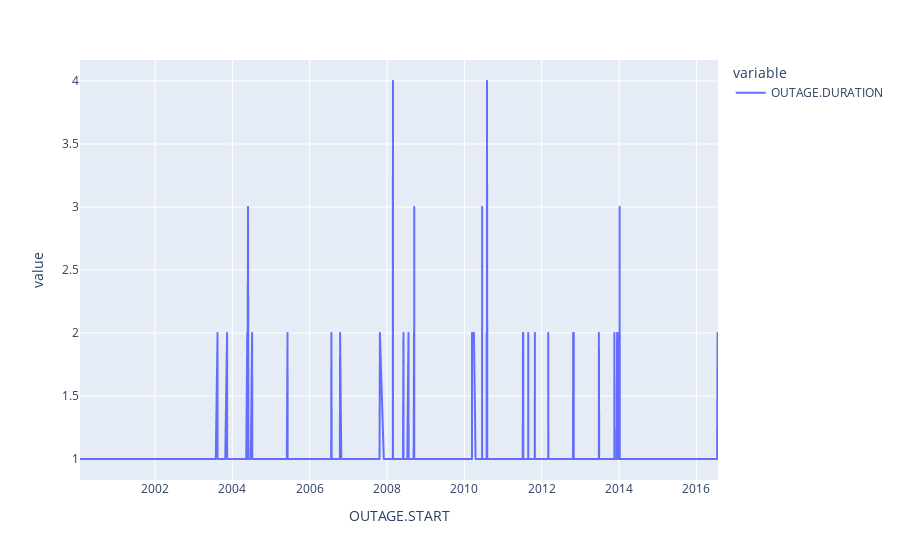

Notebook code cell kept with this figure:
### Code cell
over_time_df = df_dropped.groupby(['OUTAGE.START'], dropna=True)['OUTAGE.DURATION'].count().plot()
over_time_df

### Figure 1 — Plotly figure (JSON) as saved in the notebook; plotly's stock layout.template omitted (floating-point values rounded to 4 significant figures; data arrays with more than 128 entries replaced by an {"elided": "..."} marker saying what was removed)
{"data": [{"hovertemplate": "variable=OUTAGE.DURATION<br>OUTAGE.START=%{x}<br>value=%{y}<extra></extra>", "legendgroup": "OUTAGE.DURATION", "line": {"color": "#636efa", "dash": "solid"}, "marker": {"symbol": "circle"}, "mode": "lines", "name": "OUTAGE.DURATION", "showlegend": true, "type": "scattergl", "x": {"elided": "1434 str values"}, "xaxis": "x", "y": {"elided": "1434 int values"}, "yaxis": "y"}], "layout": {"legend": {"title": {"text": "variable"}, "tracegroupgap": 0}, "margin": {"t": 60}, "xaxis": {"anchor": "y", "domain": [0, 1], "title": {"text": "OUTAGE.START"}}, "yaxis": {"anchor": "x", "domain": [0, 1], "title": {"text": "value"}}}}
